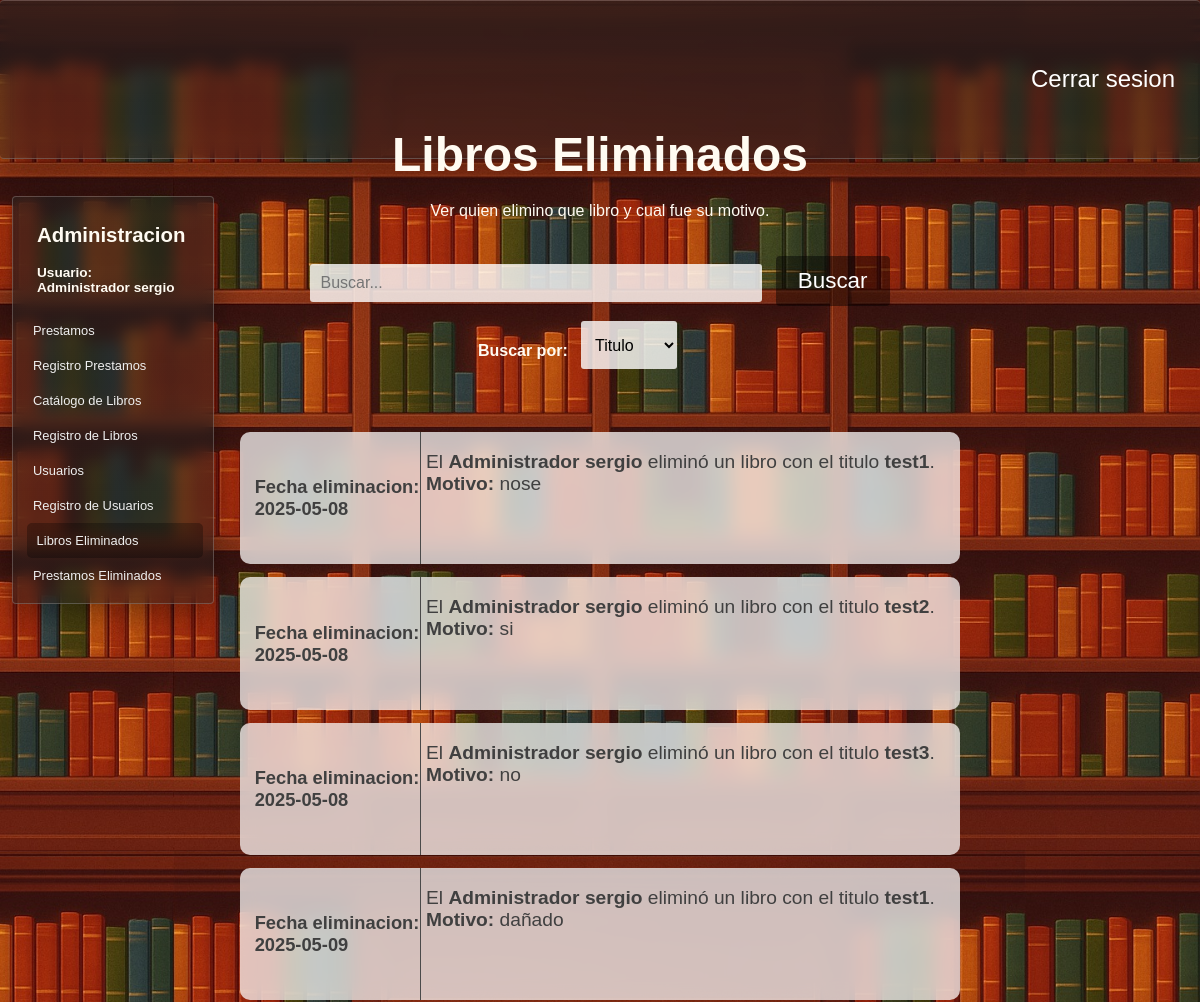
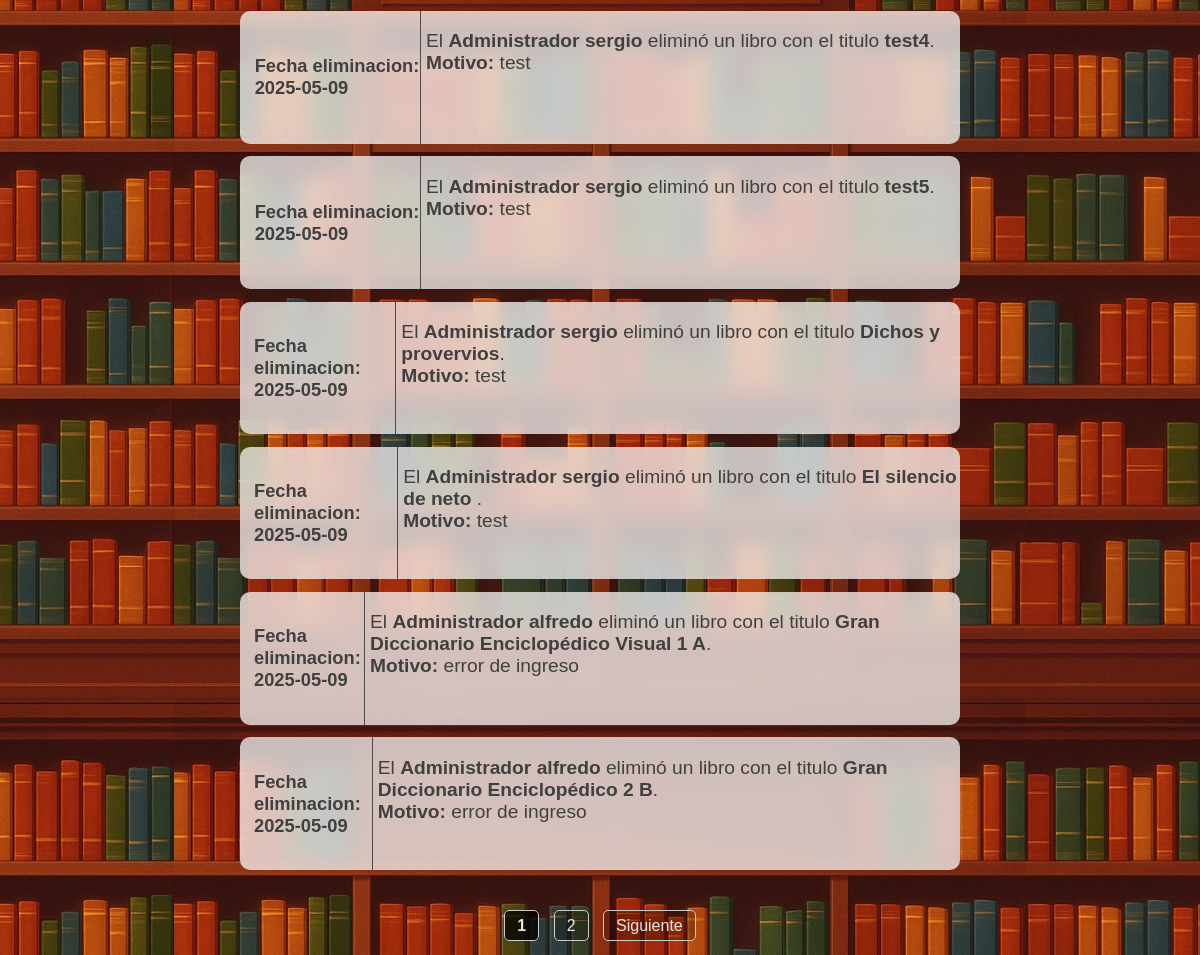
The page /libros_eliminados (signed in) on the database its author committed (2 pictures, top to bottom).
### tables this page shows
CREATE TABLE "Roles" (
	"id_rol"	INTEGER NOT NULL,
	"rol"	TEXT NOT NULL,
	PRIMARY KEY("id_rol" AUTOINCREMENT)
);

CREATE TABLE "Administradores" (
	"id_administrador"	INTEGER NOT NULL,
	"usuario"	TEXT NOT NULL,
	"contrasena"	TEXT NOT NULL,
	"telefono"	TEXT NOT NULL,
	"id_rol"	INTEGER NOT NULL,
	PRIMARY KEY("id_administrador" AUTOINCREMENT),
	FOREIGN KEY("id_rol") REFERENCES "Roles"("id_rol")
);

CREATE TABLE "libros_eliminados" (
	"id_administrador"	INTEGER NOT NULL,
	"id_libro"	INTEGER NOT NULL,
	"fecha"	DATE NOT NULL,
	"titulo"	TEXT NOT NULL,
	"motivo"	TEXT NOT NULL,
	FOREIGN KEY("id_administrador") REFERENCES "Administradores"("id_administrador"),
	FOREIGN KEY("id_libro") REFERENCES "Libros"("id_libro")
);

### app.py (the view)
@app.route("/libros_eliminados",methods = ["POST","GET"])
def libros_eliminados():
    if "usuario" not in session:
        return redirect("/") #Solo se puede acceder con session iniciada
    conexion = conexion_BD()
    query = conexion.cursor()
    pagina = request.args.get("page", 1, type=int) #Recibe el parametro de la URL llamado page
    libros_por_pagina = 10
    offset = (pagina - 1) * libros_por_pagina
    query.execute("select count(*) from libros_eliminados")
    total_libros = query.fetchone()[0]
    total_paginas = math.ceil(total_libros / libros_por_pagina)
    query_busqueda = (f"""select a.usuario,r.rol,le.fecha,le.titulo,le.motivo from libros_eliminados le
                        join Administradores a on le.id_administrador = a.id_administrador
                        join roles r on a.id_rol =  r.id_rol
                        limit {libros_por_pagina} offset {offset}""")
    query.execute(query_busqueda)
    libros_eliminados = query.fetchall()
    query.close()
    conexion.close()
    return render_template("libros_eliminados.html",libros_eliminados=libros_eliminados,pagina=pagina,total_paginas=total_paginas)

### config.py (called while the page is built)
def conexion_BD():
    return sqlite3.connect(DB_PATH)

### templates/libros_eliminados.html (shortened to what this page needs)
<!DOCTYPE html>
<html lang="es">
<head>
    <link rel="stylesheet" href="{{ url_for('static', filename='estilo_prestamos.css') }}">
    <link rel="stylesheet" href="{{ url_for('static', filename='barra_lateral.css') }}">
    <link rel="stylesheet" href="{{ url_for('static', filename='filtros.css') }}">
    <link rel="stylesheet" href="{{ url_for('static', filename='general.css') }}">
    <link rel="stylesheet" href="{{ url_for('static', filename='estilo_prestamos_eliminados.css') }}">
</head>
<body>
    <header>
        <div class="navbar fondo-cristal">
            <a href="{{ url_for('logout') }}">Cerrar sesion</a>
        </div>
    </header>
    <main>
        {% if ((session["rol"]) == "Administrador")%}
        <section class="barra-lateral fondo-cristal">
            <h2>Administracion</h2>
            <h4>Usuario: <br>
            {{session["rol"]}}&nbsp;{{session["usuario"]}}</h4>
            <nav>
                <a href="{{ url_for('prestamos') }}">Prestamos </a>
                <a href="{{ url_for('registro_prestamos') }}">Registro Prestamos</a>
                <a href="{{ url_for('libros') }}">Catálogo de Libros </a>
                <a href="{{ url_for('insertar_libro') }}">Registro de Libros</a>
                {% if session["rol"] == "Administrador" %}
                <a href="{{ url_for('usuarios') }}">Usuarios</a>
                <a href="{{ url_for('registrar_usuarios') }}">Registro de Usuarios</a>
                <a href="{{ url_for('libros_eliminados') }}" id="pagina-actual">Libros Eliminados</a>
                <a href="{{ url_for('prestamos_eliminados') }}">Prestamos Eliminados</a>
                {% endif %}
        </section>
        {% endif %}
        <div class="div-busqueda">
            <form class="frm-prestamos" action="/buscar_libro_eliminado" method="GET">
                <label for="buscar_libro_eliminado"><h1>Libros Eliminados</h1>Ver quien elimino que libro y cual fue su motivo.</label><br><br><br>
                <input class="buscar-libro-eliminado" id="cuadro-busqueda" type="text" name="buscar_libro_eliminado" autocomplete="off" placeholder="Buscar...">&nbsp;&nbsp;
                <section class="menu-filtros">
                    <nav>
                        <section>
                            <h4> Buscar por: &nbsp;&nbsp;</h4>
                            <select name="filtro-busqueda" id="filtro-busqueda">
                                <option value="Titulo"
                                    >
                                    Titulo
                                </option>
                            </select>
                        </section>
                    </nav>
                </section>
                <button id="btn-buscar" type="submit">Buscar</button>
            </form>
        </div>
        <div class="contendor-prestamos">
            {% for libro in libros_eliminados %}
            <div class="prestamo">
                <span class="span-fechas">
                    <h2>Fecha eliminacion: <br>{{libro[2]}}</h2>
                </span>
                <span id="span-info-prestamos">
                    <p> El <strong>{{libro[1]}}&nbsp;{{libro[0]}}</strong> eliminó un libro
                        con el titulo <strong>{{libro[3]}}</strong>.
                    <br><strong>Motivo: </strong>{{libro[4]}}</p>
                </span>
            </div>
            {% endfor %}
            <br><br><br><br>
        </div>
        <div class="paginacion">
            {% for p in range(pagina - 1, pagina + 2) %}
                {% if 1 <= p <= total_paginas %}
                    {% if p == pagina %}
                        <strong>{{ p }}</strong>
                    {% else %}
                        <a href="{{ url_for('buscar_libro_eliminado', page=p, buscar_libro_eliminado=busqueda, filtro_busqueda=filtro_busqueda) }}">{{ p }}</a>
                    {% endif %}
                {% endif %}
            {% endfor %}
            {% if pagina < total_paginas %}
                <a href="{{ url_for('buscar_libro_eliminado', page=pagina + 1, buscar_libro_eliminado=busqueda, estados=estados, filtro_busqueda=filtro_busqueda) }}">Siguiente</a>
            {% endif %}
        </div>
    </main>
</body>
</html>

### static/estilo_prestamos.css (style rules this page uses)
body { background-image: url('img/libros-loop-v2.jpg'); background-size: cover; background-position: top; }
main { height: 100vh; display: flex; flex-direction: column; justify-content: center; align-items: center; color: #fffbf2; }
.contendor-prestamos { display: block; position: relative; width: 60%; height: auto; min-height: 90%; top: 50%; z-index: 0; margin: 2rem auto; }
.prestamo { background-color: rgba(255, 255, 255, 0.721); backdrop-filter: blur(10px); display: flex; width: 100%; height: 18%; border-radius: 10px; margin-bottom: .8rem; color: #4a4a4a; transition: 0.3s ease-in-out; }
.span-fechas { position: relative; display: flex; width: 25%; flex-direction: column; justify-content: center; border-top-left-radius: 10px; border-bottom-left-radius: 10px; font-size: 52%; }
#span-info-prestamos { position: relative; display: flex; width: 30%; flex-direction:column; justify-content: flex-end; }
form select, form input { padding: 10px; font-size: 1rem; border-radius: 3px; border: none; background-color: rgba(255, 255, 255, 0.8); color: black; }
form select { height: 3rem; }
.div-busqueda { text-align: center; position: absolute; top: 5rem; height: 40%; width: 60%; padding: 15px; border-radius: 4px; }
#cuadro-busqueda { width: 60%; }

### static/barra_lateral.css (style rules this page uses)
.barra-lateral { position: absolute; width: 15%; height: auto; left: 1%; top: 10%; padding: 10px; }
.barra-lateral nav { margin-top: 10%; }
.barra-lateral nav a { padding: 10px; color: #efefef; text-decoration: none; display: block; font-size: 1.4rem; transition: 0.2s ease-in-out; border-radius: 5px; }
.barra-lateral h4, .barra-lateral h2 { margin-left: 14px; }
#pagina-actual { background-color: rgba(0, 0, 0, 0.294); margin-left: 2%; }
@media (max-width: 1280px) { .barra-lateral { font-size: 85%; } }
@media (max-width: 1280px) { .barra-lateral nav a { font-size: 95%; } }

### static/filtros.css (style rules this page uses)
.menu-filtros { position: absolute; display: flex; width: 100%; }
.menu-filtros nav { margin-top: 2%; display: flex; width: 90%; justify-content: space-evenly; }
h2 { margin-left: 14px; }
.menu-filtros nav section { display: flex; }

### static/general.css (style rules this page uses)
body { margin: 0; padding: 0; font-family: Arial, sans-serif; }
h1 { font-size: 3rem; margin-bottom: 20px; }
#btn-registrar, #btn-buscar, #btn-catalogo, #btn-login, #btn-registrar-prestamo { text-decoration: none; color: white; background-color: #00000071; padding: 12px 22px; font-size: 1.4rem; border: none; border-radius: 4px; transition: background-color 0.2s ease-in-out; }
.navbar { background-color: #00000071; width: 100%; height: 8%; position: absolute; top: 0px; display: flex; align-items: center; justify-content: flex-end; border-left: none !important; border-right: none !important; }
.navbar a { text-decoration: none; color: white; padding: 25px; font-size: 1.5rem; transition: 0.1s ease-in; border-radius: 4px; }
.fondo-cristal { background: linear-gradient(rgba(31,31,31,0.6),rgba(31,31,31,0.45)); backdrop-filter: blur(8px); box-shadow: 0 8px 32px 0 rgba(0,0,0,0.37); border: solid 1px rgba(255, 255, 255, 0.21); border-radius: 4px; }
.paginacion { position: fixed; text-align: center; margin: 20px; width: 100%; bottom: 0; z-index: 1; }
.paginacion a, .paginacion strong { margin: 0 5px; padding: 6px 12px; text-decoration: none; border: 1px solid #ccc; border-radius: 5px; color: #e5e5e5; background-color: #0000003a; transition: 0.2s ease-in-out; }
.paginacion strong { font-weight: bold; background-color: #000000ba; }

### static/estilo_prestamos_eliminados.css (style rules this page uses)
.prestamo { color:#404040; }
#span-info-prestamos { padding-left: 5px; max-width: 660px; width: auto; font-size: 120%; justify-content: flex-start; }
.span-fechas { align-items: center; width: 25%; border-right: solid 1px #4a4a4a; }
.span-fechas h2 { font-size: 220% !important; }

### rows shown on the page
Roles: rol "Administrador"
Administradores: usuario "sergio"
libros_eliminados: fecha "2025-05-08", rol "Administrador", usuario "sergio", titulo "test1", motivo "nose"
libros_eliminados: fecha "2025-05-08", rol "Administrador", usuario "sergio", titulo "test2", motivo "si"
libros_eliminados: fecha "2025-05-08", rol "Administrador", usuario "sergio", titulo "test3", motivo "no"
libros_eliminados: fecha "2025-05-09", rol "Administrador", usuario "sergio", titulo "test1", motivo "dañado"
libros_eliminados: fecha "2025-05-09", rol "Administrador", usuario "sergio", titulo "test4", motivo "test"
libros_eliminados: fecha "2025-05-09", rol "Administrador", usuario "sergio", titulo "test5", motivo "test"
libros_eliminados: fecha "2025-05-09", rol "Administrador", usuario "sergio", titulo "Dichos y provervios", motivo "test"
libros_eliminados: fecha "2025-05-09", rol "Administrador", usuario "sergio", titulo "El silencio de neto", motivo "test"
libros_eliminados: fecha "2025-05-09", rol "Administrador", usuario "alfredo", titulo "Gran Diccionario Enciclopédico Visual 1 A", motivo "error de ingreso"
libros_eliminados: fecha "2025-05-09", rol "Administrador", usuario "alfredo", titulo "Gran Diccionario Enciclopédico 2 B", motivo "error de ingreso"

### other values the page prints
{{ p }} "1"
{{ p }} "2"
